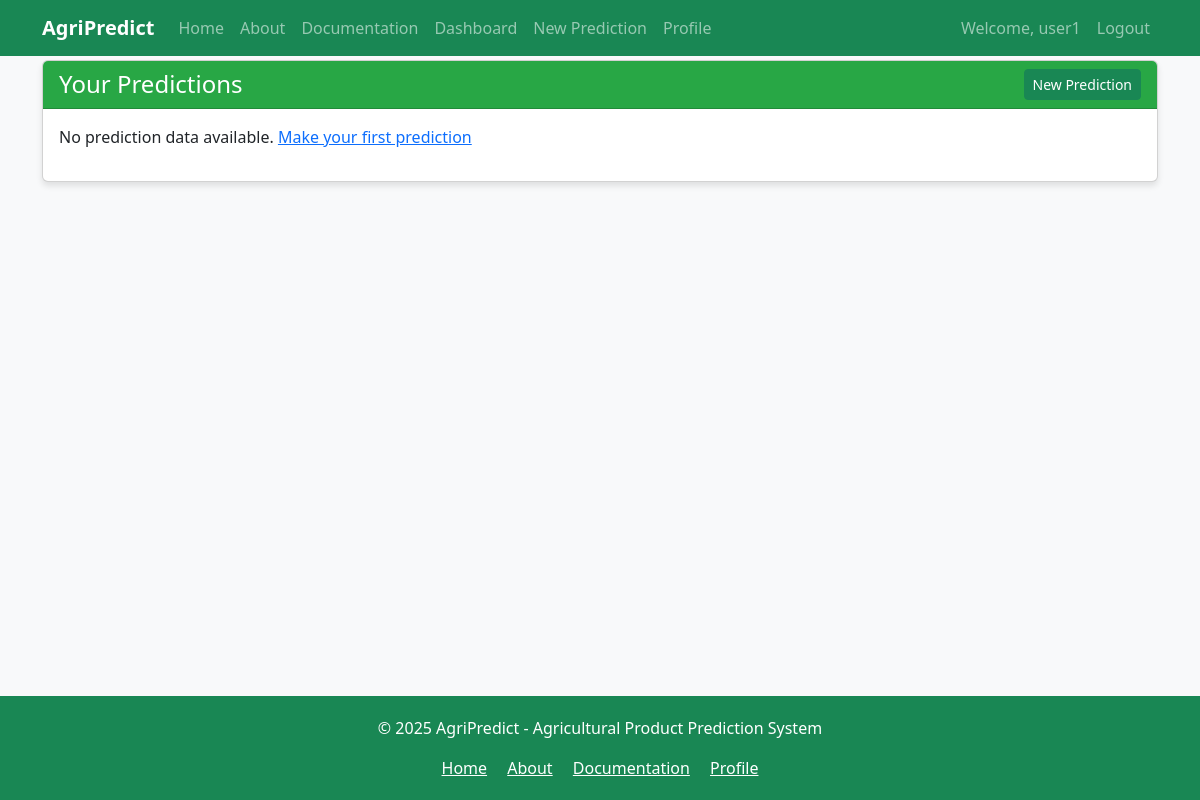
Page /dashboard/ (signed in) on the earlier database version.
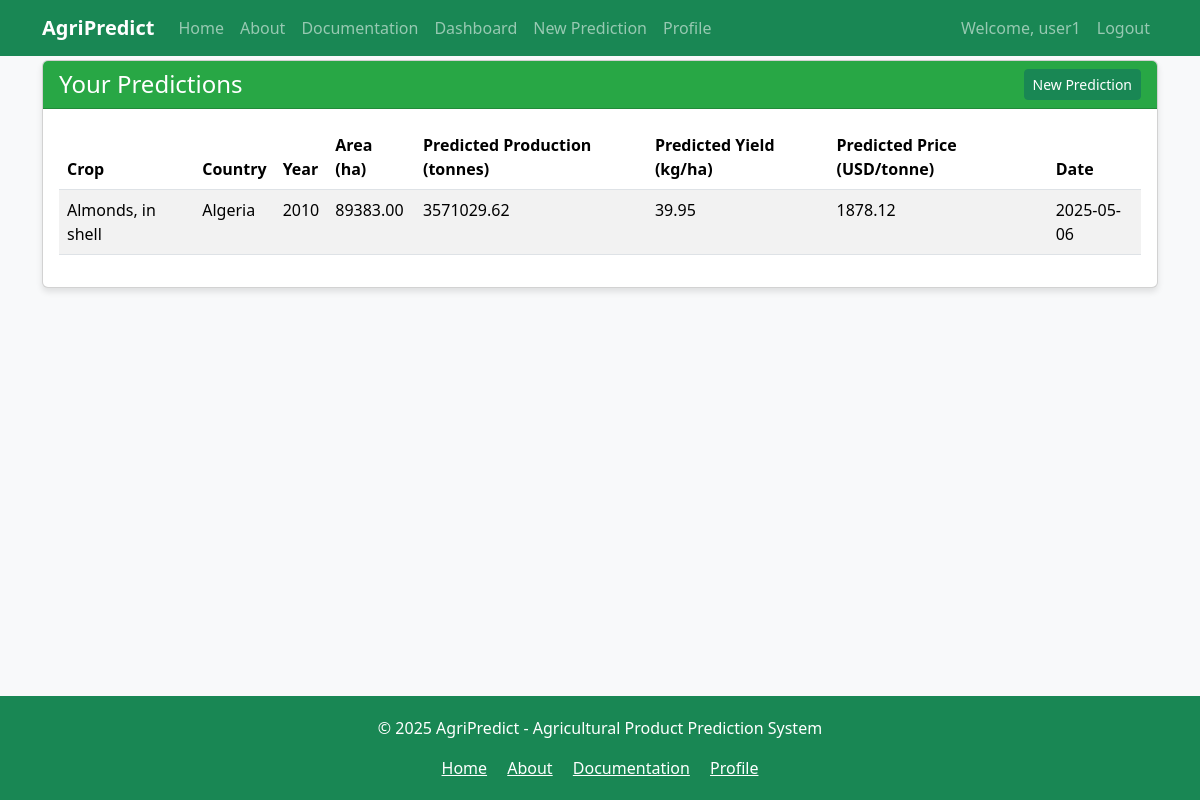
Same page on the later database version.
### core/models.py (models this page shows, shortened)
class AgriculturalData(models.Model):
    user = models.ForeignKey(User, on_delete=models.CASCADE)
    country = models.CharField(max_length=100)
    crop = models.CharField(max_length=100)
    year = models.IntegerField()
    area_harvested_ha = models.FloatField()
    production_tonnes = models.FloatField()  # Added missing field
    rainfall_mm = models.FloatField()
    temperature_c = models.FloatField()
    price_usd_per_tonne = models.FloatField()  # Added missing field
    policy_flag = models.CharField(max_length=50)
    transport_cost_usd = models.FloatField()
    demand_supply_gap = models.FloatField()
    productivity_index = models.FloatField(default=0)  # Added missing field
    predicted_production = models.FloatField(null=True, blank=True)
    predicted_yield = models.FloatField(null=True, blank=True)
    predicted_price = models.FloatField(null=True, blank=True)
    created_at = models.DateTimeField(auto_now_add=True)
    class Meta:
        verbose_name_plural = "Agricultural Data"
        ordering = ['-year', 'country']

### core/views.py (the view)
# urls.py: path('dashboard/', views.dashboard, name='dashboard'),
@login_required
def dashboard(request):
    user_data = AgriculturalData.objects.filter(user=request.user).order_by('-created_at')
    total_predictions = user_data.count()
    recent_predictions = user_data[:5]
    thirty_days_ago = datetime.now() - timedelta(days=30)
    recent_data = user_data.filter(created_at__gte=thirty_days_ago)
    if recent_data.exists():
        avg_production = recent_data.aggregate(Avg('predicted_production'))['predicted_production__avg']
        avg_yield = recent_data.aggregate(Avg('predicted_yield'))['predicted_yield__avg']
        avg_price = recent_data.aggregate(Avg('predicted_price'))['predicted_price__avg']
    else:
        avg_production = avg_yield = avg_price = 0
    context = {
        'user_data': user_data,
        'total_predictions': total_predictions,
        'recent_predictions': recent_predictions,
        'avg_production': avg_production,
        'avg_yield': avg_yield,
        'avg_price': avg_price,
    }
    return render(request, 'core/dashboard.html', context)

### core/templates/core/dashboard.html
{% extends 'core/base.html' %}
{% load django_bootstrap5 %}
{% block content %}
<div class="row">
    <div class="col-md-12">
        <div class="card">
            <div class="card-header d-flex justify-content-between align-items-center">
                <h4 class="mb-0">Your Predictions</h4>
                <a href="{% url 'predict' %}" class="btn btn-success btn-sm">New Prediction</a>
            </div>
            <div class="card-body">
                {% if user_data %}
                <div class="table-responsive">
                    <table class="table table-striped">
                        <thead>
                            <tr>
                                <th>Crop</th>
                                <th>Country</th>
                                <th>Year</th>
                                <th>Area (ha)</th>
                                <th>Predicted Production (tonnes)</th>
                                <th>Predicted Yield (kg/ha)</th>
                                <th>Predicted Price (USD/tonne)</th>
                                <th>Date</th>
                            </tr>
                        </thead>
                        <tbody>
                            {% for data in user_data %}
                            <tr>
                                <td>{{ data.crop }}</td>
                                <td>{{ data.country }}</td>
                                <td>{{ data.year }}</td>
                                <td>{{ data.area_harvested_ha|floatformat:2 }}</td>
                                <td>{{ data.predicted_production|floatformat:2 }}</td>
                                <td>{{ data.predicted_yield|floatformat:2 }}</td>
                                <td>{{ data.predicted_price|floatformat:2 }}</td>
                                <td>{{ data.created_at|date:"Y-m-d" }}</td>
                            </tr>
                            {% endfor %}
                        </tbody>
                    </table>
                </div>
                {% else %}
                <p>No prediction data available. <a href="{% url 'predict' %}">Make your first prediction</a></p>
                {% endif %}
            </div>
        </div>
    </div>
</div>
{% endblock %}

### core/templates/core/base.html (shortened to what this page needs)
<!DOCTYPE html>
<html lang="en">
<head>
    {% load django_bootstrap5 %}
    {% bootstrap_css %}
    <link rel="stylesheet" href="https://cdn.jsdelivr.net/npm/bootstrap-icons@1.10.0/font/bootstrap-icons.css">
</head>
<body>
    <nav class="navbar navbar-expand-lg navbar-dark bg-success fixed-top">
        <div class="container">
            <a class="navbar-brand" href="{% url 'home' %}">AgriPredict</a>
            <div class="collapse navbar-collapse" id="navbarNav">
                <ul class="navbar-nav me-auto">
                    <li class="nav-item">
                        <a class="nav-link" href="{% url 'home' %}">Home</a>
                    </li>
                    <li class="nav-item">
                        <a class="nav-link" href="{% url 'about' %}">About</a>
                    </li>
                    <li class="nav-item">
                        <a class="nav-link" href="{% url 'documentation' %}">Documentation</a>
                    </li>
                    {% if user.is_authenticated %}
                    <li class="nav-item">
                        <a class="nav-link" href="{% url 'dashboard' %}">Dashboard</a>
                    </li>
                    <li class="nav-item">
                        <a class="nav-link" href="{% url 'predict' %}">New Prediction</a>
                    </li>
                    <li class="nav-item">
                        <a class="nav-link" href="{% url 'profile' %}">Profile</a>
                    </li>
                    {% endif %}
                </ul>
                <ul class="navbar-nav">
                    {% if user.is_authenticated %}
                    <li class="nav-item">
                        <span class="nav-link">Welcome, {{ user.username }}</span>
                    </li>
                    <li class="nav-item">
                        <a class="nav-link" href="{% url 'logout' %}">Logout</a>
                    </li>
                    {% endif %}
                </ul>
            </div>
        </div>
    </nav>
    <div class="content-wrapper">
        <div class="container">
            {% block content %}{% endblock %}
        </div>
    </div>
    <footer class="footer bg-success">
        <div class="container text-center">
            <p>&copy; 2025 AgriPredict - Agricultural Product Prediction System</p>
            <div class="mt-2">
                <a href="{% url 'home' %}" class="text-white mx-2">Home</a>
                <a href="{% url 'about' %}" class="text-white mx-2">About</a>
                <a href="{% url 'documentation' %}" class="text-white mx-2">Documentation</a>
                {% if user.is_authenticated %}
                <a href="{% url 'profile' %}" class="text-white mx-2">Profile</a>
                {% endif %}
            </div>
        </div>
    </footer>
</body>
</html>

### core/templates/core/base.html (style rules this page uses)
html, body { height: 100%; }
body { display: flex; flex-direction: column; padding-top: 60px; background-color: #f8f9fa; }
.content-wrapper { flex: 1 0 auto; }
.navbar-brand { font-weight: bold; }
.card { margin-bottom: 20px; box-shadow: 0 4px 6px rgba(0, 0, 0, 0.1); }
.card-header { background-color: #28a745; color: white; font-weight: bold; }
.footer { color: white; padding: 20px 0; flex-shrink: 0; }

Differences in the rows shown:
added AgriculturalData: crop "Almonds, in shell", country "Algeria", year "2010", area_harvested_ha "89383.00", predicted_production "3571029.62", predicted_yield "39.95", predicted_price "1878.12", created_at "2025-05-06"
Other differences:
text no longer shown: "No prediction data available. Make your first prediction"
text now shown: "Crop Country Year Area (ha) Predicted Production (tonnes) Predicted Yield (kg/ha) Predicted Price (USD/tonne) Date"
